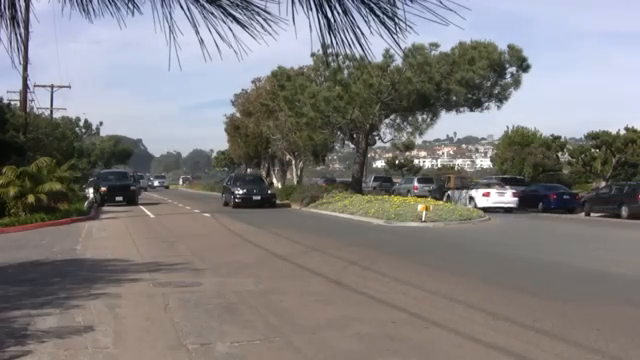
#> input picture frame 14 of assignment_10/traffic_2.mp4, 640 x 360 px, given in place of traffic_3.mp4, which was not available
$ python Homework.py
#> lines starting #> are read from the running program, lines starting #| are printed output that depends on the picture; after the words box and inside, x2 and y2 are one past the last pixel; in counts of white or black regions, pixels touching at a corner belong together; pictures that were not available may be replaced by others from this repository, and a replacement may not be noted
### Step 1
#Decide what video you are going to use for this homework, select an object and generate the template. You can use any video you want (your own, from Youtube, etc.)
#and track any object you want (e.g. a car, a pedestrian, etc.).

import cv2 as cv
import matplotlib.pyplot as plt


### Step 2
# Set up tracker
tracker_types = ['MIL', 'KCF', 'CSRT']
tracker_type = tracker_types[2]


if tracker_type == 'MIL':
    tracker = cv.TrackerMIL_create()

if tracker_type == 'KCF':
    tracker = cv.TrackerKCF_create()

if tracker_type == "CSRT":
    tracker = cv.TrackerCSRT_create()

videos = ['traffic_2', 'traffic_3']
video = videos[1]

# Object square on video traffic_2.mp4
if video == 'traffic_2':
  x1, y1 = 210, 173
  x2, y2 = 260, 203

if video == 'traffic_3':
  # Object square on video traffic_3.mp4
  x1, y1 = 166, 173
  x2, y2 = 190, 192

width = x2 - x1
height = y2 - y1


cap = cv.VideoCapture(f"/Users/maxim.s.rudenko/Self-Study/Computer Vision/Assignments/Homeworks/assignment_10/{video}.mp4")

if not cap.isOpened():
  print("Cannot open camera")
  exit()

ret, frame = cap.read()
#> frame is the input picture: shape (360, 640, 3); mean B, G, R 127, 126.8, 129.2

if not ret:
  print("Can't receive frame (stream end?). Exiting ...")
  exit()

bbox = (x1, y1, width, height)
ok = tracker.init(frame, bbox)

### Step 3
#Run the tracker on the video and the selected object. Run the tracker for around 10-15 frames.
cap.set(cv.CAP_PROP_POS_FRAMES, 0)

while True:
    ret, frame = cap.read()
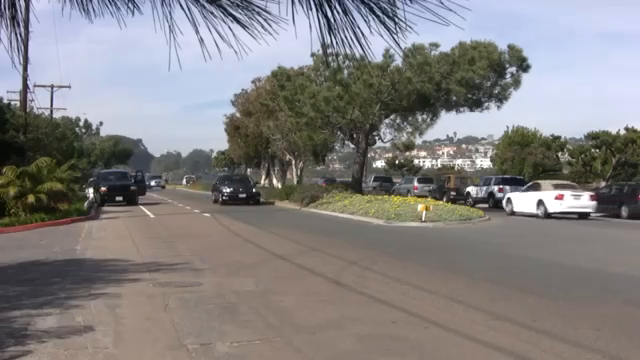
#> input picture frame 0 of assignment_10/traffic_2.mp4, 640 x 360 px, given in place of traffic_3.mp4, which was not available
#> frame is the input picture: shape (360, 640, 3); mean B, G, R 130, 129.8, 132.4
    if not ret:
      print("Can't receive frame. Exiting ...")
      break

    ok, bbox = tracker.update(frame)
#> ok = True; bbox = (169, 173, 24, 19)
    print(ok, bbox)
#| True (169, 173, 24, 19)

    x1, y1 = bbox[0], bbox[1]
#> x1 = 169; y1 = 173
    width, height = bbox[2], bbox[3]
#> width = 24; height = 19

    cv.rectangle(frame, (x1, y1), (x1+width, y1+height), (0, 255, 0), 2)
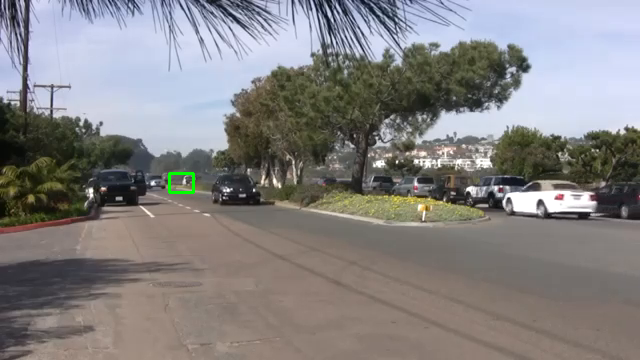
#> frame: shape (360, 640, 3); 0.11% of pixels changed, all inside (x1, y1, x2, y2) = (168, 172, 195, 194)
    cv.imshow("Frame", frame)
    cv.waitKey(3)


cap.release()


"""
  ### Step 6
  Compare the results:
  * Do you see any differences? If so, what are they?
  * Does one tracker perform better than the other? In what way?
  Я использовал два видео для тестирования. В видее traffic_2.mp4 трекеры KCF и MIl
  работают приблизительно одинаково и не учитывают изменение масштаба приближающегося автомобиля.
  Трекеры CSRT напротив не плохо справляется с трекенгом приближающегося автомобиля и адаптируется
  к изменению масштаба приближающегося автомобиля.
  В видео traffic_3.mp4 имеется окклюзия в виде разворачивающегося автомобиля, который перекрывает
  трекаемый объект и в результате все трекеры теряют отслеживаемый объект.
"""

$ run again, starting later in the video
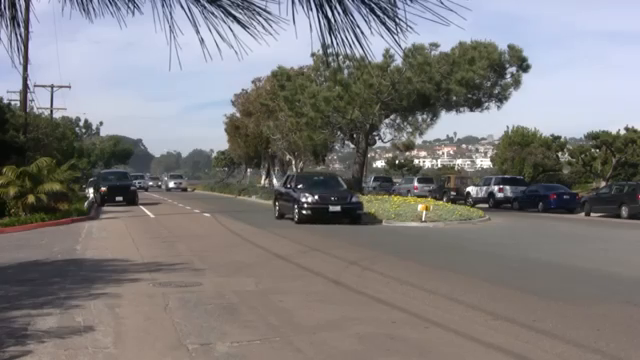
#> input picture frame 66 of assignment_10/traffic_2.mp4, 640 x 360 px, given in place of traffic_3.mp4, which was not available
#> frame is the input picture: shape (360, 640, 3); mean B, G, R 125.3, 124.9, 127.1
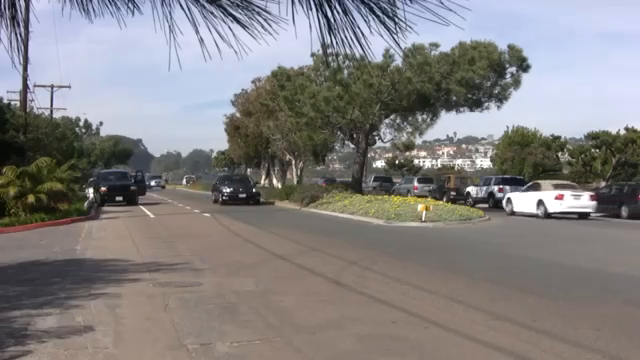
#> input picture frame 0 of assignment_10/traffic_2.mp4, 640 x 360 px, given in place of traffic_3.mp4, which was not available
#> frame is the input picture: shape (360, 640, 3); mean B, G, R 130, 129.8, 132.4
#> ok = True; bbox = (178, 169, 25, 20)
#| True (178, 169, 25, 20)
#> x1 = 178; y1 = 169
#> width = 25; height = 20
#> frame: shape (360, 640, 3); 0.12% of pixels changed, all inside (x1, y1, x2, y2) = (177, 168, 205, 191)

$ run again, starting later in the video
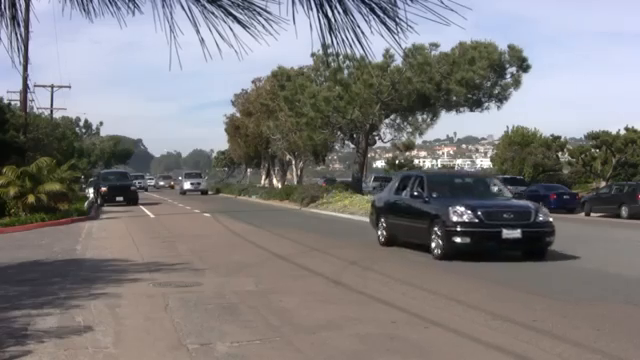
#> input picture frame 118 of assignment_10/traffic_2.mp4, 640 x 360 px, given in place of traffic_3.mp4, which was not available
#> frame is the input picture: shape (360, 640, 3); mean B, G, R 126.2, 125.1, 127.3
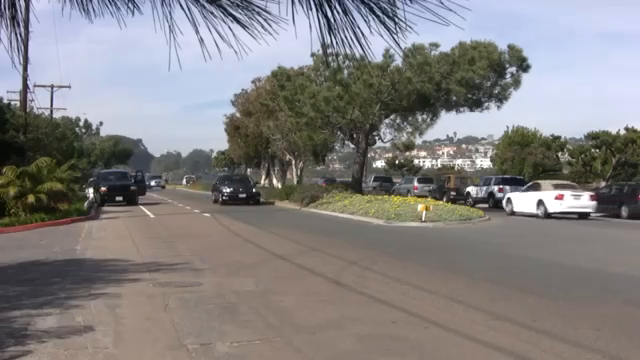
#> input picture frame 0 of assignment_10/traffic_2.mp4, 640 x 360 px, given in place of traffic_3.mp4, which was not available
#> frame is the input picture: shape (360, 640, 3); mean B, G, R 130, 129.8, 132.4
#> ok = True; bbox = (164, 169, 24, 19)
#| True (164, 169, 24, 19)
#> x1 = 164; y1 = 169
#> width = 24; height = 19
#> frame: shape (360, 640, 3); 0.11% of pixels changed, all inside (x1, y1, x2, y2) = (163, 168, 190, 190)
